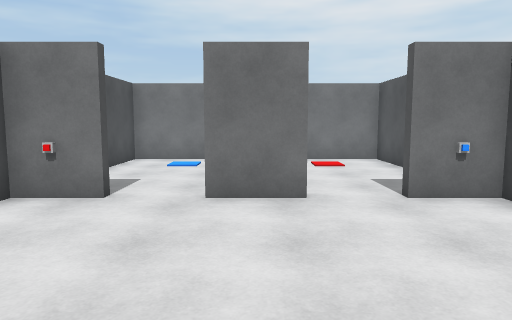
View 1 (above)

12 first-person views from a walk through a scene from a Unity 3-D project. The camera is 1.5 m above the floor, tilts 6° down and sees 70° across. Doors are open. The floor is counted in squares, 1 m on a side. Each view is taken from the middle of a square. On the plan, view 1 faces up. The plan holds only what a view shows up to about 16 squares ahead; the rest is blank.

View 2
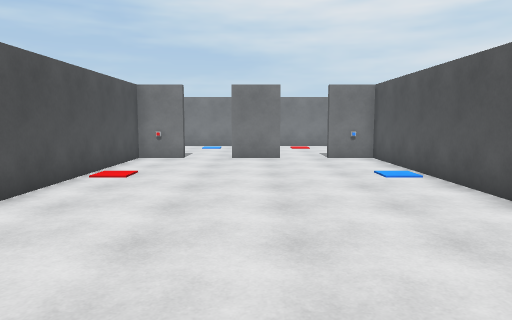

View 3
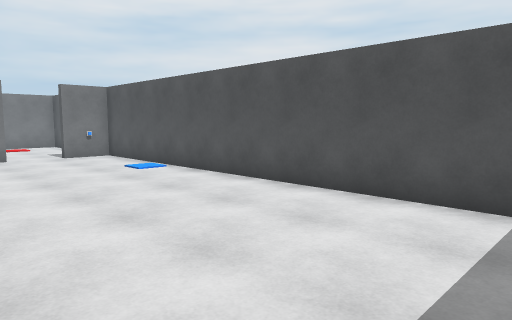

View 4
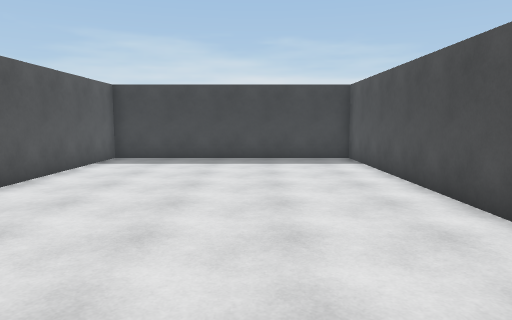

View 5
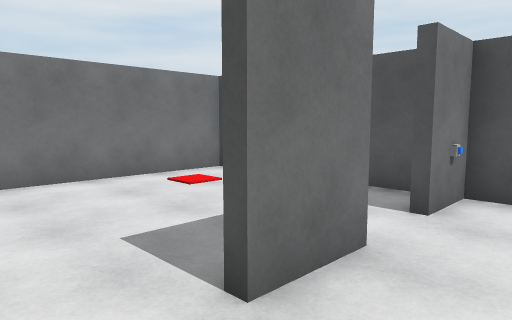

View 6
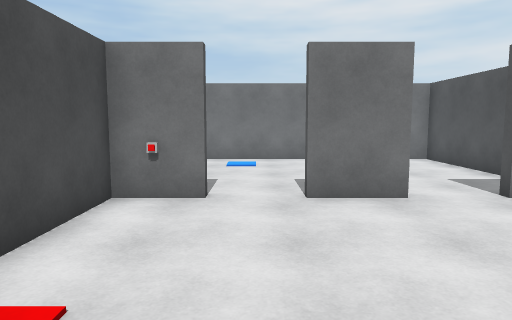

View 7
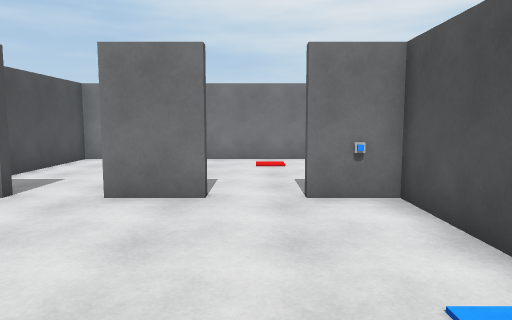

View 8
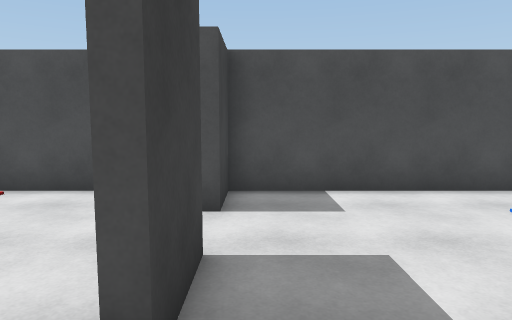

View 9
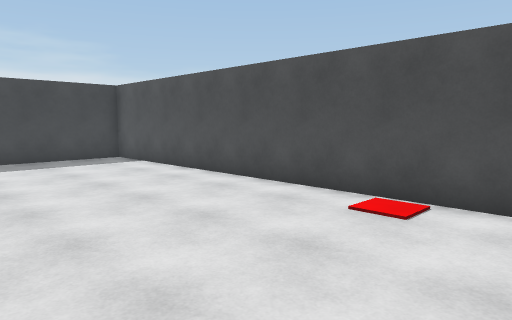

View 10
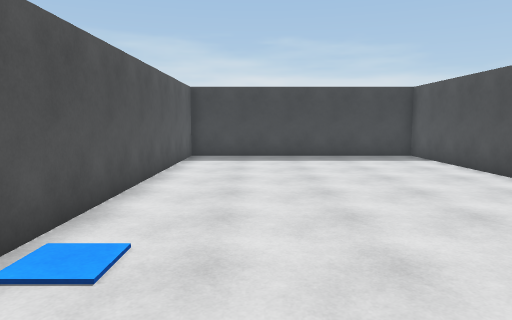

View 11
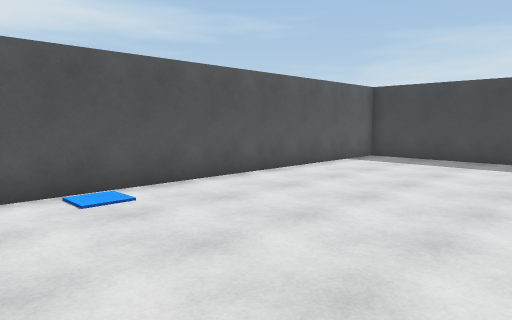

View 12
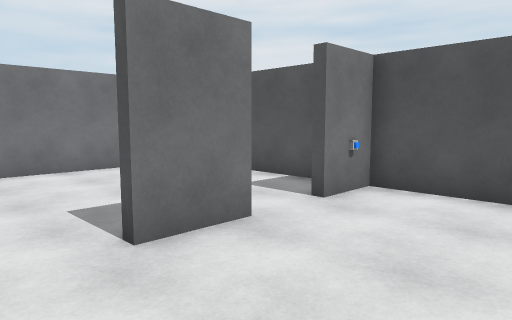

### Floor plan
Points are (right, up) in squares from view 1. A wall is a line through its corners. A room is listed if a view was taken in it or the views show most of it. See-through windows are left out.
Room 1 (views 1, 2, 3, 4, 5, 6, 7, 9, 10, 11, 12)
walls: (1, 7.1) (-1, 7.1); (-4.9, 7.1) (-4.9, -10.1) (4.9, -10.1) (4.9, 7.1)
ways out: open door at (-2, 7) to room 2; open door at (2, 7) to room 2
Room 2 (view 8)
walls: (-1, 7.4) (1, 7.4); (-3, 7.1) (-4.9, 7.1); (4.9, 8.1) (4.9, 14.6) (-4.9, 14.6) (-4.9, 7.4) (-3, 7.4); (4.9, 7.1) (3, 7.1)
ways out: open door at (-2, 7) to room 1; open door at (2, 7) to room 1
objects: other object (-4, 7); other object (4, 7)

Where each view was taken, in squares from view 1:
view 1: 0 up, 0 right, facing up
view 2: 8 down, 0 right, facing up
view 3: 9 down, 2 left, facing up-right
view 4: 5 up, 1 left, facing down
view 5: 5 up, 3 left, facing up-right
view 6: 0 up, 2 left, facing up
view 7: 0 up, 2 right, facing up
view 8: 8 up, 3 right, facing left
view 9: 5 up, 2 right, facing down-left
view 10: 6 up, 2 right, facing down
view 11: 5 up, 3 left, facing down-right
view 12: 3 up, 3 left, facing up-right
